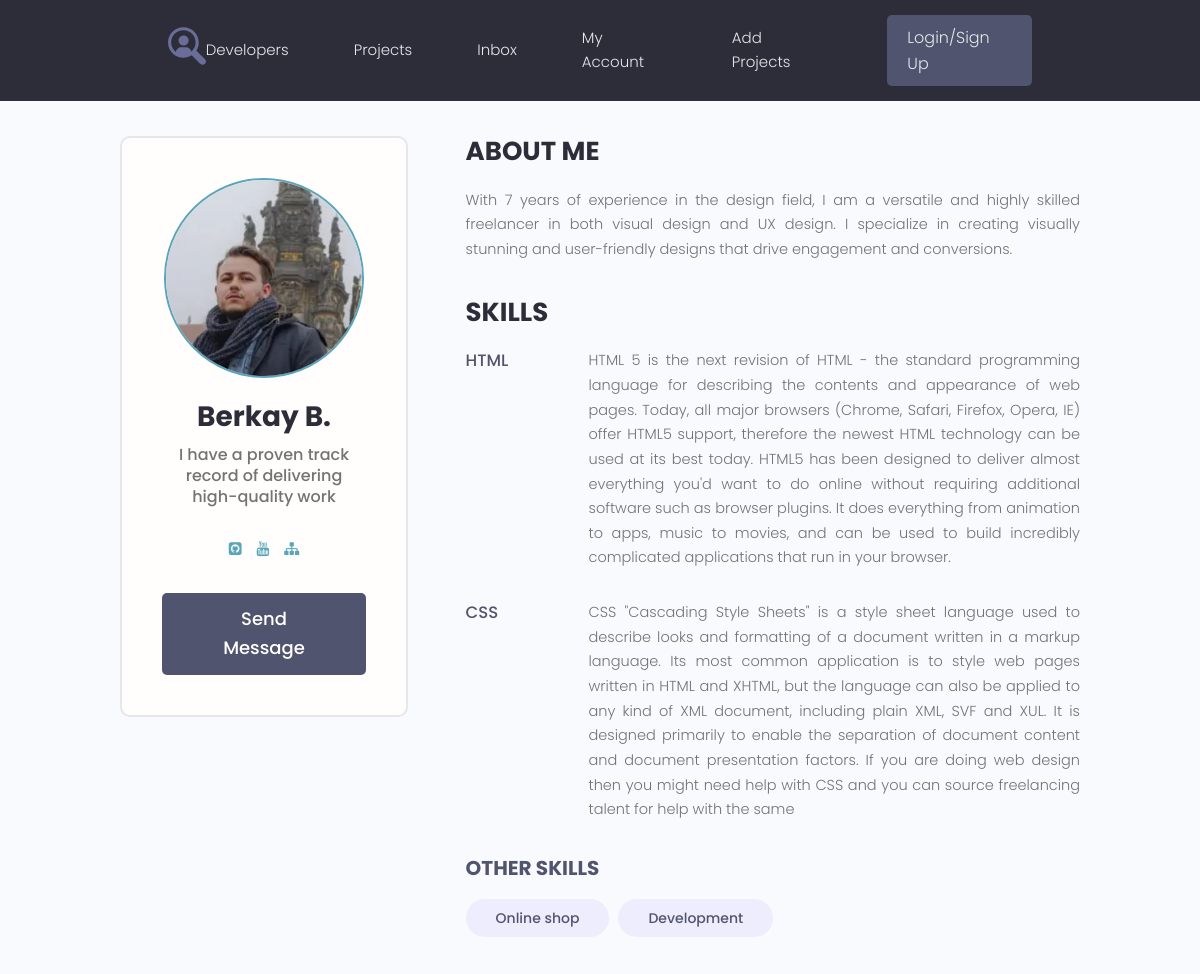
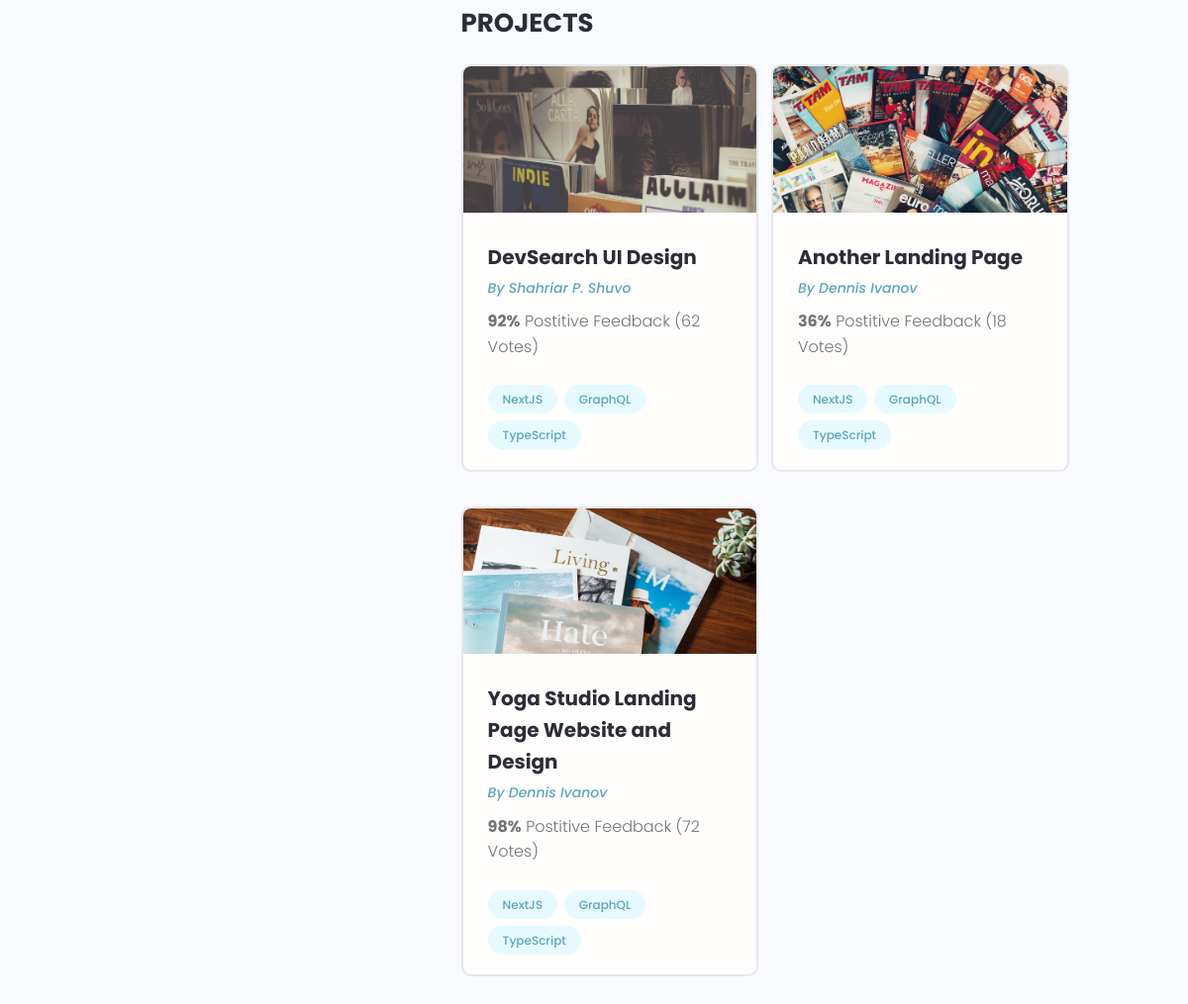
The app's page /profile/2/ with its own data (2 pictures, top to bottom).
### users/models.py (models this page shows, shortened)
class Profile(models.Model):
    user = models.OneToOneField(User, on_delete=models.CASCADE, blank=True)
    name = models.CharField(max_length=200, blank=True)
    email = models.EmailField(max_length=200, blank=True)
    username = models.CharField(max_length=200, blank=True)
    short_intro = models.CharField(max_length=200, blank=True)
    bio = models.TextField(blank=True)
    profile_image = models.ImageField(upload_to="profiles/", default="profiles/user-default.png")
    social_github = models.CharField(max_length=200, blank=True)
    social_youtube = models.CharField(max_length=200, blank=True)
    social_website = models.CharField(max_length=200, blank=True)
    created = models.DateTimeField(auto_now_add=True)

class Skill(models.Model):
    owner = models.ForeignKey(Profile, on_delete=models.CASCADE, blank=True)
    name = models.CharField(max_length=200, blank=True)
    description = models.TextField(blank=True)
    created = models.DateTimeField(auto_now_add=True)
    def __str__(self):
        return self.name

### users/views.py (the view)
# urls.py: path('profile/<str:pk>/', views.profile, name='user_profile'),
def profile(request, pk):
    prof = Profile.objects.get(id=pk)
    top_skills = prof.skill_set.exclude(description__exact="")  # exact - точное совпадение
    other_skills = prof.skill_set.filter(description="")
    context = {
        'profile': prof,
        'top_skills': top_skills,
        'other_skills': other_skills
    }
    return render(request, "users/profile.html", context)

### users/templates/users/profile.html
{% extends 'projects/base.html' %}
{% block content %}
  <main class="profile my-md">
    <div class="container">
      <div class="layout">
        <div class="column column--1of3">
          <div class="card text-center">
            <div class="card__body dev">
              <img class="avatar avatar--xl" src="{{ profile.profile_image.url }}" />
              <h2 class="dev__name">{{ profile.name }}</h2>
              <p class="dev__title">{{ profile.short_intro }}</p>
              <ul class="dev__social">
                {% if profile.social_github %}
                <li>
                  <a title="Github" href="{{ profile.social_github }}" target="_blank"><i class="fa fa-github-square"></i></a>
                </li>
                {% endif %}
                {% if profile.social_youtube %}
                <li>
                  <a title="Youtube" href="{{ profile.social_youtube }}" target="_blank"><i class="fa fa-youtube"></i></a>
                </li>
                {% endif %}
                {% if profile.social_website %}
                <li>
                  <a title="Personal Website" href="{{ profile.social_website }}" target="_blank"><i class="fa fa-sitemap"></i></a>
                </li>
                {% endif %}
              </ul>
              <a href="#" class="btn btn--sub btn--lg">Send Message </a>
            </div>
          </div>
        </div>
        <div class="column column--2of3">
          <div class="devInfo">
            <h3 class="devInfo__title">About Me</h3>
            <p class="devInfo__about">
              {{ profile.bio }}
            </p>
          </div>
          <div class="devInfo">
            <h3 class="devInfo__title">Skills</h3>
            <div class="devInfo__skills">
              {% for skill in top_skills %}
              <div class="devSkill">
                <h4 class="devSkill__title">{{ skill.name }}</h4>
                <p class="devSkill__info">
                 {{ skill.description }}
                </p>
              </div>
              {% endfor %}
              <h3 class="devInfo__subtitle">Other Skills</h3>
              <div class="devInfo__otherSkills">
                {% for skill in other_skills %}
                <span class="tag tag--pill tag--sub tag--lg">
                  <small>{{ skill }}</small>
                </span>
                {% endfor %}
              </div>
            </div>
          </div>
          <div class="devInfo">
            <h3 class="devInfo__title">Projects</h3>
            <div class="grid grid--two">
              <div class="column">
                <div class="card project">
                  <a href="single-project.html" class="project">
                    <img class="project__thumbnail" src="images/project-b.png" alt="project thumbnail" />
                    <div class="card__body">
                      <h3 class="project__title">DevSearch UI Design</h3>
                      <p><a class="project__author" href="profile.html">By Shahriar P. Shuvo</a></p>
                      <p class="project--rating">
                        <span style="font-weight: bold;">92%</span> Postitive
                        Feedback (62 Votes)
                      </p>
                      <div class="project__tags">
                        <span class="tag tag--pill tag--main">
                          <small>NextJS</small>
                        </span>
                        <span class="tag tag--pill tag--main">
                          <small>GraphQL</small>
                        </span>
                        <span class="tag tag--pill tag--main">
                          <small>TypeScript</small>
                        </span>
                      </div>
                    </div>
                  </a>
                </div>
              </div>
              <div class="column">
                <div class="card project">
                  <a href="single-project.html" class="project">
                    <img class="project__thumbnail" src="images/project-c.png" alt="project thumbnail" />
                    <div class="card__body">
                      <h3 class="project__title">Another Landing Page</h3>
                      <p><a class="project__author" href="profile.html">By Dennis Ivanov</a></p>
                      <p class="project--rating">
                        <span style="font-weight: bold;">36%</span> Postitive
                        Feedback (18 Votes)
                      </p>
                      <div class="project__tags">
                        <span class="tag tag--pill tag--main">
                          <small>NextJS</small>
                        </span>
                        <span class="tag tag--pill tag--main">
                          <small>GraphQL</small>
                        </span>
                        <span class="tag tag--pill tag--main">
                          <small>TypeScript</small>
                        </span>
                      </div>
                    </div>
                  </a>
                </div>
              </div>
              <div class="column">
                <div class="card project">
                  <a href="single-project.html" class="project">
                    <img class="project__thumbnail" src="images/project-a.png" alt="project thumbnail" />
                    <div class="card__body">
                      <h3 class="project__title">Yoga Studio Landing Page Website and Design</h3>
                      <p><a class="project__author" href="profile.html">By Dennis Ivanov</a></p>
                      <p class="project--rating">
                        <span style="font-weight: bold;">98%</span> Postitive
                        Feedback (72 Votes)
                      </p>
                      <div class="project__tags">
                        <span class="tag tag--pill tag--main">
                          <small>NextJS</small>
                        </span>
                        <span class="tag tag--pill tag--main">
                          <small>GraphQL</small>
                        </span>
                        <span class="tag tag--pill tag--main">
                          <small>TypeScript</small>
                        </span>
                      </div>
                    </div>
                  </a>
                </div>
              </div>
            </div>
          </div>
        </div>
      </div>
    </div>
  </main>
{% endblock %}

### projects/static/styles/app.css (style rules this page uses)
:root { --color-sub: #2d2d39; }
.btn--sub { background-color: var(--color-sub-light); }
.card { border: 2px solid var(--color-light); }
img { width: 100%; }
.profile .card > .dev { padding: 4rem; }
.dev__name { color: var(--color-sub); font-size: 2.8rem; font-weight: 700; margin-top: 1rem; margin-bottom: 0.5rem; }
.dev__title { font-size: 1.6rem; font-weight: 500; line-height: 1.3; }
.dev__social { margin: 3rem 0; list-style: none; display: flex; justify-content: center; gap: 1.5rem; }
.devInfo { margin-bottom: 3rem; }
.devInfo__title, .devInfo__subtitle { font-size: 2.6rem; color: var(--color-sub); text-transform: uppercase; font-weight: 700; margin-bottom: 1.5rem; }
.devInfo__subtitle { font-size: 2rem; color: var(--color-sub-light); }
.devInfo__about, .devSkill__info { font-size: 1.45rem; line-height: 1.7; text-align: justify; }
.devSkill { margin-bottom: 3rem; }
.devSkill__title { font-size: 1.65rem; font-weight: 500; color: var(--color-sub-light); }
@media screen and (min-width: 700px) { .devSkill { display: flex; justify-content: space-between; gap: 3rem; } }
@media screen and (min-width: 700px) { .devSkill__info { flex-basis: 80%; } }
.project__author { font-size: 1.4rem; font-style: italic; }
.project--rating { margin-bottom: 1.6em; margin-top: .5em; }
.project__thumbnail { object-fit: cover; object-position: top center; width: 100%; }
.project__title { font-size: 2rem; font-weight: 700; color: var(--color-sub); }

### projects/static/uikit/styles/modules/_variables.css (style rules this page uses)
:root { --color-main: #5aa5b9; --color-main-light: #e6faff; --color-sub: #3f4156; --color-sub-light: #51546e; --color-sub-lighter: #ededfd; --color-text: #737373; --color-gray: #8b8b8b; --color-light: #e5e7eb; --color-light-gray: #767676; --color-bg: #f8fafd; --color-white: #fffefd; --color-white-light: #f3f3f3; --color-success: #359e64; --color-success-bg: #def8e8; --color-error: #fc4b0b; --color-error-bg: #fff2ee; --font-base: 'Poppins', arial, helvetica, 'Segoe UI', roboto, ubuntu, sans-serif; --font-monospace: 'Fira Code', 'Courier New', courier, monospace; --font-regular: 300; --font-medium: 500; --font-bold: 700; --generic-shadow: 1px 1px 5px #00000010; --generic-transition: all 0.3s ease-in-out; }

### projects/static/uikit/styles/modules/_base.css (style rules this page uses)
* { margin: 0; padding: 0; box-sizing: border-box; text-rendering: optimizeLegibility; color: inherit; font-size: inherit; }
html { font-size: 50%; }
@media only screen and (min-width: 480px) { html { font-size: 56.25%; } }
@media only screen and (min-width: 1200px) { html { font-size: 62.5%; } }
body { line-height: 1.6; font-weight: 400; font-size: 1.5rem; color: var(--color-text); background-color: var(--color-bg); min-height: 100vh; }

### projects/static/uikit/styles/modules/_typography.css (style rules this page uses)
* { font-family: var(--font-base); }
h2 { font-size: 3.6rem; font-weight: var(--font-bold); }
h3 { font-size: 3.2rem; font-weight: var(--font-medium); }
h4 { font-size: 2.8rem; font-weight: var(--font-medium); }
p, span, strong { font-size: 1.6rem; color: var(--color-text); font-weight: var(--font-regular); }
a { padding-bottom: 2px; text-decoration: none; display: inline-block; color: var(--color-main); font-weight: var(--font-medium); }

### projects/static/uikit/styles/modules/_utilities.css (style rules this page uses)
.container { width: 92%; max-width: 165rem; margin: 0 auto; box-sizing: border-box; }
@media screen and (min-width: 1000px) { .container { width: 90%; } }
@media screen and (min-width: 1200px) { .container { width: 80%; } }
.text-center { text-align: center; }
.my-md { margin: 3rem auto; }

### projects/static/uikit/styles/modules/_avatar.css (style rules this page uses)
.avatar { border-radius: 50%; border: 2px solid var(--color-main); object-fit: cover; }
.avatar--xl { height: 20rem; width: 20rem; }

### projects/static/uikit/styles/modules/_button.css (style rules this page uses)
.btn { display: inline-block; position: relative; cursor: pointer; background-color: var(--color-light); font-weight: var(--font-medium); color: var(--color-sub); text-decoration: none; padding: 1rem 2rem; border-radius: 0.5rem; border: none; width: -webkit-fit-content; width: -moz-fit-content; width: fit-content; height: -webkit-fit-content; height: -moz-fit-content; height: fit-content; font-size: 1.6rem; outline-width: 0; outline-color: transparent; -webkit-backface-visibility: hidden; backface-visibility: hidden; transition: all 0.3s ease-in-out; }
.btn--sub { background-color: var(--color-sub); color: var(--color-white); }
.btn--lg { font-size: 1.8rem; padding: 1.2rem 4.5rem; }

### projects/static/uikit/styles/modules/_card.css (style rules this page uses)
.card { border-radius: 1rem; background-color: var(--color-white); border: 1.5px solid var(--color-light); width: auto; height: auto; margin-top: 0.5rem; margin-bottom: 0.5rem; overflow: hidden; }
.card__body, .card__header { padding: 2rem 2.5rem; }

### records on screen
Profile: profile_image (picture), name "Berkay B.", short_intro "I have a proven track record of delivering high-quality work", bio "With 7 years of experience in the design field, I am a versatile and highly skilled freelancer in both visual design and UX design. I specialize in creating visually stunning and user-friendly designs that drive engagement and conversions."
Skill: name "HTML", description "HTML 5 is the next revision of HTML - the standard programming language for describing the contents and appearance of web pages. Today, all major browsers (Chrome, Safari, Firefox, Opera, IE) offer HTML5 support, therefore the newest HTML technology can be used at its best today. HTML5 has been designed to deliver almost everything you'd want to do online without requiring additional software such as browser plugins. It does everything from animation to apps, music to movies, and can be used to build incredibly complicated applications that run in your browser."
Skill: name "CSS", description "CSS \"Cascading Style Sheets\" is a style sheet language used to describe looks and formatting of a document written in a markup language. Its most common application is to style web pages written in HTML and XHTML, but the language can also be applied to any kind of XML document, including plain XML, SVF and XUL. It is designed primarily to enable the separation of document content and document presentation factors. If you are doing web design then you might need help with CSS and you can source freelancing talent for help with the same"
Skill: name "Online shop"
Skill: name "Development"
